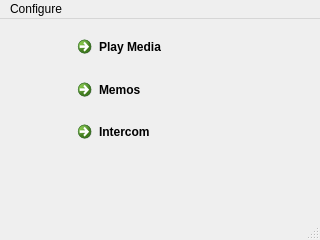
<?xml version="1.0" encoding="UTF-8"?>
<ui version="4.0">
 <class>MainWindow</class>
 <widget class="QMainWindow" name="MainWindow">
  <property name="geometry">
   <rect>
    <x>0</x>
    <y>0</y>
    <width>320</width>
    <height>240</height>
   </rect>
  </property>
  <property name="windowTitle">
   <string>Nap Time Systems</string>
  </property>
  <widget class="QWidget" name="centralwidget">
   <widget class="QWidget" name="">
    <property name="geometry">
     <rect>
      <x>70</x>
      <y>10</y>
      <width>170</width>
      <height>122</height>
     </rect>
    </property>
    <layout class="QGridLayout" name="gridLayout">
     <item row="0" column="0">
      <widget class="QCommandLinkButton" name="btnPlayer">
       <property name="text">
        <string>Play Media</string>
       </property>
      </widget>
     </item>
     <item row="1" column="0">
      <widget class="QCommandLinkButton" name="btnMemos">
       <property name="text">
        <string>Memos</string>
       </property>
      </widget>
     </item>
     <item row="2" column="0">
      <widget class="QCommandLinkButton" name="btnIntercom">
       <property name="text">
        <string>Intercom</string>
       </property>
      </widget>
     </item>
    </layout>
   </widget>
  </widget>
  <widget class="QMenuBar" name="menubar">
   <property name="geometry">
    <rect>
     <x>0</x>
     <y>0</y>
     <width>320</width>
     <height>25</height>
    </rect>
   </property>
   <widget class="QMenu" name="menuConfigure">
    <property name="title">
     <string>Configure</string>
    </property>
    <addaction name="actionConfigure"/>
    <addaction name="actionClose"/>
   </widget>
   <addaction name="menuConfigure"/>
  </widget>
  <widget class="QStatusBar" name="statusbar"/>
  <action name="actionConfigure">
   <property name="text">
    <string>Configure</string>
   </property>
  </action>
  <action name="actionClose">
   <property name="text">
    <string>Close</string>
   </property>
  </action>
 </widget>
 <resources/>
 <connections>
  <connection>
   <sender>actionClose</sender>
   <signal>triggered()</signal>
   <receiver>MainWindow</receiver>
   <slot>close()</slot>
   <hints>
    <hint type="sourcelabel">
     <x>-1</x>
     <y>-1</y>
    </hint>
    <hint type="destinationlabel">
     <x>159</x>
     <y>119</y>
    </hint>
   </hints>
  </connection>
 </connections>
</ui>
